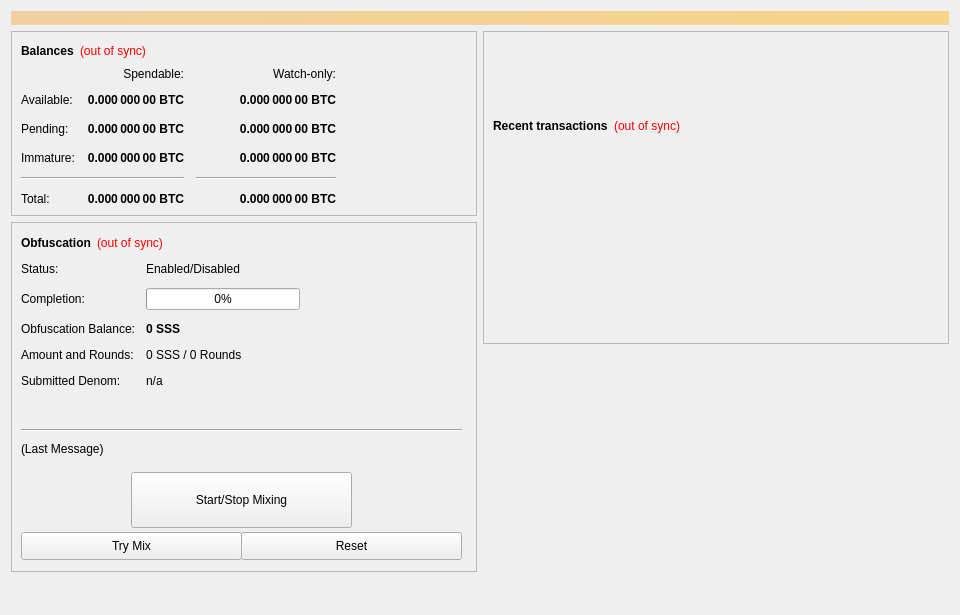
<?xml version="1.0" encoding="UTF-8"?>
<ui version="4.0">
 <class>OverviewPage</class>
 <widget class="QWidget" name="OverviewPage">
  <property name="geometry">
   <rect>
    <x>0</x>
    <y>0</y>
    <width>960</width>
    <height>615</height>
   </rect>
  </property>
  <property name="minimumSize">
   <size>
    <width>960</width>
    <height>0</height>
   </size>
  </property>
  <property name="windowTitle">
   <string>Form</string>
  </property>
  <layout class="QVBoxLayout" name="topLayout">
   <item>
    <widget class="QLabel" name="labelAlerts">
     <property name="visible">
      <bool>false</bool>
     </property>
     <property name="styleSheet">
      <string notr="true">background-color: qlineargradient(x1: 0, y1: 0, x2: 1, y2: 0, stop:0 #F0D0A0, stop:1 #F8D488); color:#000000;</string>
     </property>
     <property name="wordWrap">
      <bool>true</bool>
     </property>
     <property name="margin">
      <number>3</number>
     </property>
    </widget>
   </item>
   <item>
    <layout class="QHBoxLayout" name="horizontalLayout" stretch="1,1">
     <item>
      <layout class="QVBoxLayout" name="verticalLayout_2">
       <item>
        <widget class="QFrame" name="frame">
         <property name="frameShape">
          <enum>QFrame::StyledPanel</enum>
         </property>
         <property name="frameShadow">
          <enum>QFrame::Raised</enum>
         </property>
         <layout class="QVBoxLayout" name="verticalLayout_4">
          <item>
           <layout class="QHBoxLayout" name="horizontalLayout_4">
            <item>
             <widget class="QLabel" name="label_5">
              <property name="font">
               <font>
                <weight>75</weight>
                <bold>true</bold>
               </font>
              </property>
              <property name="text">
               <string>Balances</string>
              </property>
             </widget>
            </item>
            <item>
             <widget class="QLabel" name="labelWalletStatus">
              <property name="cursor">
               <cursorShape>WhatsThisCursor</cursorShape>
              </property>
              <property name="toolTip">
               <string>The displayed information may be out of date. Your wallet automatically synchronizes with the SSS network after a connection is established, but this process has not completed yet.</string>
              </property>
              <property name="styleSheet">
               <string notr="true">QLabel { color: red; }</string>
              </property>
              <property name="text">
               <string notr="true">(out of sync)</string>
              </property>
              <property name="alignment">
               <set>Qt::AlignLeading|Qt::AlignLeft|Qt::AlignVCenter</set>
              </property>
             </widget>
            </item>
            <item>
             <spacer name="horizontalSpacer_3">
              <property name="orientation">
               <enum>Qt::Horizontal</enum>
              </property>
              <property name="sizeHint" stdset="0">
               <size>
                <width>40</width>
                <height>20</height>
               </size>
              </property>
             </spacer>
            </item>
           </layout>
          </item>
          <item>
           <layout class="QGridLayout" name="gridLayout">
            <property name="spacing">
             <number>12</number>
            </property>
            <item row="2" column="2">
             <widget class="QLabel" name="labelWatchPending">
              <property name="font">
               <font>
                <weight>75</weight>
                <bold>true</bold>
               </font>
              </property>
              <property name="cursor">
               <cursorShape>IBeamCursor</cursorShape>
              </property>
              <property name="toolTip">
               <string>Unconfirmed transactions to watch-only addresses</string>
              </property>
              <property name="text">
               <string notr="true">0.000 000 00 BTC</string>
              </property>
              <property name="alignment">
               <set>Qt::AlignRight|Qt::AlignTrailing|Qt::AlignVCenter</set>
              </property>
              <property name="textInteractionFlags">
               <set>Qt::LinksAccessibleByMouse|Qt::TextSelectableByKeyboard|Qt::TextSelectableByMouse</set>
              </property>
             </widget>
            </item>
            <item row="2" column="1">
             <widget class="QLabel" name="labelUnconfirmed">
              <property name="font">
               <font>
                <weight>75</weight>
                <bold>true</bold>
               </font>
              </property>
              <property name="cursor">
               <cursorShape>IBeamCursor</cursorShape>
              </property>
              <property name="toolTip">
               <string>Total of transactions that have yet to be confirmed, and do not yet count toward the spendable balance</string>
              </property>
              <property name="text">
               <string notr="true">0.000 000 00 BTC</string>
              </property>
              <property name="alignment">
               <set>Qt::AlignRight|Qt::AlignTrailing|Qt::AlignVCenter</set>
              </property>
              <property name="textInteractionFlags">
               <set>Qt::LinksAccessibleByMouse|Qt::TextSelectableByKeyboard|Qt::TextSelectableByMouse</set>
              </property>
             </widget>
            </item>
            <item row="3" column="2">
             <widget class="QLabel" name="labelWatchImmature">
              <property name="font">
               <font>
                <weight>75</weight>
                <bold>true</bold>
               </font>
              </property>
              <property name="cursor">
               <cursorShape>IBeamCursor</cursorShape>
              </property>
              <property name="toolTip">
               <string>Staked or masternode rewards in watch-only addresses that has not yet matured</string>
              </property>
              <property name="text">
               <string notr="true">0.000 000 00 BTC</string>
              </property>
              <property name="alignment">
               <set>Qt::AlignRight|Qt::AlignTrailing|Qt::AlignVCenter</set>
              </property>
              <property name="textInteractionFlags">
               <set>Qt::LinksAccessibleByMouse|Qt::TextSelectableByKeyboard|Qt::TextSelectableByMouse</set>
              </property>
             </widget>
            </item>
            <item row="4" column="0" colspan="2">
             <widget class="Line" name="lineSpendableBalance">
              <property name="orientation">
               <enum>Qt::Horizontal</enum>
              </property>
             </widget>
            </item>
            <item row="4" column="2">
             <widget class="Line" name="lineWatchBalance">
              <property name="sizePolicy">
               <sizepolicy hsizetype="Preferred" vsizetype="Fixed">
                <horstretch>0</horstretch>
                <verstretch>0</verstretch>
               </sizepolicy>
              </property>
              <property name="minimumSize">
               <size>
                <width>140</width>
                <height>0</height>
               </size>
              </property>
              <property name="orientation">
               <enum>Qt::Horizontal</enum>
              </property>
             </widget>
            </item>
            <item row="5" column="0">
             <widget class="QLabel" name="labelTotalText">
              <property name="text">
               <string>Total:</string>
              </property>
             </widget>
            </item>
            <item row="3" column="1">
             <widget class="QLabel" name="labelImmature">
              <property name="font">
               <font>
                <weight>75</weight>
                <bold>true</bold>
               </font>
              </property>
              <property name="cursor">
               <cursorShape>IBeamCursor</cursorShape>
              </property>
              <property name="toolTip">
               <string>Staked or masternode rewards that has not yet matured</string>
              </property>
              <property name="text">
               <string notr="true">0.000 000 00 BTC</string>
              </property>
              <property name="alignment">
               <set>Qt::AlignRight|Qt::AlignTrailing|Qt::AlignVCenter</set>
              </property>
              <property name="textInteractionFlags">
               <set>Qt::LinksAccessibleByMouse|Qt::TextSelectableByKeyboard|Qt::TextSelectableByMouse</set>
              </property>
             </widget>
            </item>
            <item row="2" column="3">
             <spacer name="horizontalSpacer_2">
              <property name="orientation">
               <enum>Qt::Horizontal</enum>
              </property>
              <property name="sizeHint" stdset="0">
               <size>
                <width>40</width>
                <height>20</height>
               </size>
              </property>
             </spacer>
            </item>
            <item row="3" column="0">
             <widget class="QLabel" name="labelImmatureText">
              <property name="text">
               <string>Immature:</string>
              </property>
             </widget>
            </item>
            <item row="5" column="1">
             <widget class="QLabel" name="labelTotal">
              <property name="font">
               <font>
                <weight>75</weight>
                <bold>true</bold>
               </font>
              </property>
              <property name="cursor">
               <cursorShape>IBeamCursor</cursorShape>
              </property>
              <property name="toolTip">
               <string>Your current total balance</string>
              </property>
              <property name="text">
               <string notr="true">0.000 000 00 BTC</string>
              </property>
              <property name="alignment">
               <set>Qt::AlignRight|Qt::AlignTrailing|Qt::AlignVCenter</set>
              </property>
              <property name="textInteractionFlags">
               <set>Qt::LinksAccessibleByMouse|Qt::TextSelectableByKeyboard|Qt::TextSelectableByMouse</set>
              </property>
             </widget>
            </item>
            <item row="5" column="2">
             <widget class="QLabel" name="labelWatchTotal">
              <property name="font">
               <font>
                <weight>75</weight>
                <bold>true</bold>
               </font>
              </property>
              <property name="cursor">
               <cursorShape>IBeamCursor</cursorShape>
              </property>
              <property name="toolTip">
               <string>Current total balance in watch-only addresses</string>
              </property>
              <property name="text">
               <string notr="true">0.000 000 00 BTC</string>
              </property>
              <property name="alignment">
               <set>Qt::AlignRight|Qt::AlignTrailing|Qt::AlignVCenter</set>
              </property>
              <property name="textInteractionFlags">
               <set>Qt::LinksAccessibleByMouse|Qt::TextSelectableByKeyboard|Qt::TextSelectableByMouse</set>
              </property>
             </widget>
            </item>
            <item row="0" column="2">
             <widget class="QLabel" name="labelWatchonly">
              <property name="text">
               <string>Watch-only:</string>
              </property>
              <property name="alignment">
               <set>Qt::AlignRight|Qt::AlignTrailing|Qt::AlignVCenter</set>
              </property>
             </widget>
            </item>
            <item row="1" column="0">
             <widget class="QLabel" name="labelBalanceText">
              <property name="text">
               <string>Available:</string>
              </property>
             </widget>
            </item>
            <item row="1" column="1">
             <widget class="QLabel" name="labelBalance">
              <property name="font">
               <font>
                <weight>75</weight>
                <bold>true</bold>
               </font>
              </property>
              <property name="cursor">
               <cursorShape>IBeamCursor</cursorShape>
              </property>
              <property name="toolTip">
               <string>Your current spendable balance</string>
              </property>
              <property name="text">
               <string notr="true">0.000 000 00 BTC</string>
              </property>
              <property name="alignment">
               <set>Qt::AlignRight|Qt::AlignTrailing|Qt::AlignVCenter</set>
              </property>
              <property name="textInteractionFlags">
               <set>Qt::LinksAccessibleByMouse|Qt::TextSelectableByKeyboard|Qt::TextSelectableByMouse</set>
              </property>
             </widget>
            </item>
            <item row="1" column="2">
             <widget class="QLabel" name="labelWatchAvailable">
              <property name="font">
               <font>
                <weight>75</weight>
                <bold>true</bold>
               </font>
              </property>
              <property name="cursor">
               <cursorShape>IBeamCursor</cursorShape>
              </property>
              <property name="toolTip">
               <string>Your current balance in watch-only addresses</string>
              </property>
              <property name="text">
               <string notr="true">0.000 000 00 BTC</string>
              </property>
              <property name="alignment">
               <set>Qt::AlignRight|Qt::AlignTrailing|Qt::AlignVCenter</set>
              </property>
              <property name="textInteractionFlags">
               <set>Qt::LinksAccessibleByMouse|Qt::TextSelectableByKeyboard|Qt::TextSelectableByMouse</set>
              </property>
             </widget>
            </item>
            <item row="2" column="0">
             <widget class="QLabel" name="labelPendingText">
              <property name="text">
               <string>Pending:</string>
              </property>
             </widget>
            </item>
            <item row="0" column="1">
             <widget class="QLabel" name="labelSpendable">
              <property name="text">
               <string>Spendable:</string>
              </property>
              <property name="alignment">
               <set>Qt::AlignRight|Qt::AlignTrailing|Qt::AlignVCenter</set>
              </property>
             </widget>
            </item>
           </layout>
          </item>
         </layout>
        </widget>
       </item>
       <item>
        <widget class="QFrame" name="frameObfuscation">
         <property name="minimumSize">
          <size>
           <width>0</width>
           <height>350</height>
          </size>
         </property>
         <property name="layoutDirection">
          <enum>Qt::LeftToRight</enum>
         </property>
         <property name="frameShape">
          <enum>QFrame::StyledPanel</enum>
         </property>
         <property name="frameShadow">
          <enum>QFrame::Raised</enum>
         </property>
         <widget class="QWidget" name="formLayoutWidget">
          <property name="geometry">
           <rect>
            <x>10</x>
            <y>40</y>
            <width>451</width>
            <height>161</height>
           </rect>
          </property>
          <layout class="QFormLayout" name="formLayout">
           <property name="fieldGrowthPolicy">
            <enum>QFormLayout::AllNonFixedFieldsGrow</enum>
           </property>
           <property name="horizontalSpacing">
            <number>11</number>
           </property>
           <property name="verticalSpacing">
            <number>12</number>
           </property>
           <item row="0" column="0">
            <widget class="QLabel" name="label_6">
             <property name="text">
              <string>Status:</string>
             </property>
            </widget>
           </item>
           <item row="1" column="0">
            <widget class="QLabel" name="label_7">
             <property name="text">
              <string>Completion:</string>
             </property>
            </widget>
           </item>
           <item row="1" column="1">
            <widget class="QProgressBar" name="obfuscationProgress">
             <property name="maximumSize">
              <size>
               <width>154</width>
               <height>16777215</height>
              </size>
             </property>
             <property name="value">
              <number>0</number>
             </property>
            </widget>
           </item>
           <item row="2" column="0">
            <widget class="QLabel" name="labelAnonymizedText">
             <property name="text">
              <string>Obfuscation Balance:</string>
             </property>
            </widget>
           </item>
           <item row="2" column="1">
            <widget class="QLabel" name="labelAnonymized">
             <property name="font">
              <font>
               <weight>75</weight>
               <bold>true</bold>
              </font>
             </property>
             <property name="text">
              <string notr="true">0 SSS</string>
             </property>
            </widget>
           </item>
           <item row="3" column="0">
            <widget class="QLabel" name="label_8">
             <property name="text">
              <string>Amount and Rounds:</string>
             </property>
            </widget>
           </item>
           <item row="3" column="1">
            <widget class="QLabel" name="labelAmountRounds">
             <property name="text">
              <string>0 SSS / 0 Rounds</string>
             </property>
            </widget>
           </item>
           <item row="4" column="0">
            <widget class="QLabel" name="label_9">
             <property name="text">
              <string>Submitted Denom:</string>
             </property>
            </widget>
           </item>
           <item row="4" column="1">
            <widget class="QLabel" name="labelSubmittedDenom">
             <property name="toolTip">
              <string>The denominations you submitted to the Masternode.&lt;br&gt;To mix, other users must submit the exact same denominations.</string>
             </property>
             <property name="text">
              <string>n/a</string>
             </property>
            </widget>
           </item>
           <item row="0" column="1">
            <widget class="QLabel" name="obfuscationEnabled">
             <property name="text">
              <string>Enabled/Disabled</string>
             </property>
            </widget>
           </item>
          </layout>
         </widget>
         <widget class="QPushButton" name="runAutoDenom">
          <property name="geometry">
           <rect>
            <x>251</x>
            <y>17</y>
            <width>1</width>
            <height>1</height>
           </rect>
          </property>
          <property name="palette">
           <palette>
            <active>
             <colorrole role="WindowText">
              <brush brushstyle="SolidPattern">
               <color alpha="255">
                <red>0</red>
                <green>0</green>
                <blue>0</blue>
               </color>
              </brush>
             </colorrole>
             <colorrole role="Button">
              <brush brushstyle="SolidPattern">
               <color alpha="255">
                <red>239</red>
                <green>238</green>
                <blue>238</blue>
               </color>
              </brush>
             </colorrole>
             <colorrole role="Light">
              <brush brushstyle="SolidPattern">
               <color alpha="255">
                <red>255</red>
                <green>255</green>
                <blue>255</blue>
               </color>
              </brush>
             </colorrole>
             <colorrole role="Midlight">
              <brush brushstyle="SolidPattern">
               <color alpha="255">
                <red>247</red>
                <green>246</green>
                <blue>246</blue>
               </color>
              </brush>
             </colorrole>
             <colorrole role="Dark">
              <brush brushstyle="SolidPattern">
               <color alpha="255">
                <red>119</red>
                <green>119</green>
                <blue>119</blue>
               </color>
              </brush>
             </colorrole>
             <colorrole role="Mid">
              <brush brushstyle="SolidPattern">
               <color alpha="255">
                <red>159</red>
                <green>159</green>
                <blue>159</blue>
               </color>
              </brush>
             </colorrole>
             <colorrole role="Text">
              <brush brushstyle="SolidPattern">
               <color alpha="255">
                <red>0</red>
                <green>0</green>
                <blue>0</blue>
               </color>
              </brush>
             </colorrole>
             <colorrole role="BrightText">
              <brush brushstyle="SolidPattern">
               <color alpha="255">
                <red>255</red>
                <green>255</green>
                <blue>255</blue>
               </color>
              </brush>
             </colorrole>
             <colorrole role="ButtonText">
              <brush brushstyle="SolidPattern">
               <color alpha="255">
                <red>0</red>
                <green>0</green>
                <blue>0</blue>
               </color>
              </brush>
             </colorrole>
             <colorrole role="Base">
              <brush brushstyle="SolidPattern">
               <color alpha="255">
                <red>255</red>
                <green>255</green>
                <blue>255</blue>
               </color>
              </brush>
             </colorrole>
             <colorrole role="Window">
              <brush brushstyle="SolidPattern">
               <color alpha="255">
                <red>239</red>
                <green>238</green>
                <blue>238</blue>
               </color>
              </brush>
             </colorrole>
             <colorrole role="Shadow">
              <brush brushstyle="SolidPattern">
               <color alpha="255">
                <red>0</red>
                <green>0</green>
                <blue>0</blue>
               </color>
              </brush>
             </colorrole>
             <colorrole role="AlternateBase">
              <brush brushstyle="SolidPattern">
               <color alpha="255">
                <red>247</red>
                <green>246</green>
                <blue>246</blue>
               </color>
              </brush>
             </colorrole>
             <colorrole role="ToolTipBase">
              <brush brushstyle="SolidPattern">
               <color alpha="255">
                <red>255</red>
                <green>255</green>
                <blue>220</blue>
               </color>
              </brush>
             </colorrole>
             <colorrole role="ToolTipText">
              <brush brushstyle="SolidPattern">
               <color alpha="255">
                <red>0</red>
                <green>0</green>
                <blue>0</blue>
               </color>
              </brush>
             </colorrole>
            </active>
            <inactive>
             <colorrole role="WindowText">
              <brush brushstyle="SolidPattern">
               <color alpha="255">
                <red>0</red>
                <green>0</green>
                <blue>0</blue>
               </color>
              </brush>
             </colorrole>
             <colorrole role="Button">
              <brush brushstyle="SolidPattern">
               <color alpha="255">
                <red>239</red>
                <green>238</green>
                <blue>238</blue>
               </color>
              </brush>
             </colorrole>
             <colorrole role="Light">
              <brush brushstyle="SolidPattern">
               <color alpha="255">
                <red>255</red>
                <green>255</green>
                <blue>255</blue>
               </color>
              </brush>
             </colorrole>
             <colorrole role="Midlight">
              <brush brushstyle="SolidPattern">
               <color alpha="255">
                <red>247</red>
                <green>246</green>
                <blue>246</blue>
               </color>
              </brush>
             </colorrole>
             <colorrole role="Dark">
              <brush brushstyle="SolidPattern">
               <color alpha="255">
                <red>119</red>
                <green>119</green>
                <blue>119</blue>
               </color>
              </brush>
             </colorrole>
             <colorrole role="Mid">
              <brush brushstyle="SolidPattern">
               <color alpha="255">
                <red>159</red>
                <green>159</green>
                <blue>159</blue>
               </color>
              </brush>
             </colorrole>
             <colorrole role="Text">
              <brush brushstyle="SolidPattern">
               <color alpha="255">
                <red>0</red>
                <green>0</green>
                <blue>0</blue>
               </color>
              </brush>
             </colorrole>
             <colorrole role="BrightText">
              <brush brushstyle="SolidPattern">
               <color alpha="255">
                <red>255</red>
                <green>255</green>
                <blue>255</blue>
               </color>
              </brush>
             </colorrole>
             <colorrole role="ButtonText">
              <brush brushstyle="SolidPattern">
               <color alpha="255">
                <red>0</red>
                <green>0</green>
                <blue>0</blue>
               </color>
              </brush>
             </colorrole>
             <colorrole role="Base">
              <brush brushstyle="SolidPattern">
               <color alpha="255">
                <red>255</red>
                <green>255</green>
                <blue>255</blue>
               </color>
              </brush>
             </colorrole>
             <colorrole role="Window">
              <brush brushstyle="SolidPattern">
               <color alpha="255">
                <red>239</red>
                <green>238</green>
                <blue>238</blue>
               </color>
              </brush>
             </colorrole>
             <colorrole role="Shadow">
              <brush brushstyle="SolidPattern">
               <color alpha="255">
                <red>0</red>
                <green>0</green>
                <blue>0</blue>
               </color>
              </brush>
             </colorrole>
             <colorrole role="AlternateBase">
              <brush brushstyle="SolidPattern">
               <color alpha="255">
                <red>247</red>
                <green>246</green>
                <blue>246</blue>
               </color>
              </brush>
             </colorrole>
             <colorrole role="ToolTipBase">
              <brush brushstyle="SolidPattern">
               <color alpha="255">
                <red>255</red>
                <green>255</green>
                <blue>220</blue>
               </color>
              </brush>
             </colorrole>
             <colorrole role="ToolTipText">
              <brush brushstyle="SolidPattern">
               <color alpha="255">
                <red>0</red>
                <green>0</green>
                <blue>0</blue>
               </color>
              </brush>
             </colorrole>
            </inactive>
            <disabled>
             <colorrole role="WindowText">
              <brush brushstyle="SolidPattern">
               <color alpha="255">
                <red>119</red>
                <green>119</green>
                <blue>119</blue>
               </color>
              </brush>
             </colorrole>
             <colorrole role="Button">
              <brush brushstyle="SolidPattern">
               <color alpha="255">
                <red>239</red>
                <green>238</green>
                <blue>238</blue>
               </color>
              </brush>
             </colorrole>
             <colorrole role="Light">
              <brush brushstyle="SolidPattern">
               <color alpha="255">
                <red>255</red>
                <green>255</green>
                <blue>255</blue>
               </color>
              </brush>
             </colorrole>
             <colorrole role="Midlight">
              <brush brushstyle="SolidPattern">
               <color alpha="255">
                <red>247</red>
                <green>246</green>
                <blue>246</blue>
               </color>
              </brush>
             </colorrole>
             <colorrole role="Dark">
              <brush brushstyle="SolidPattern">
               <color alpha="255">
                <red>119</red>
                <green>119</green>
                <blue>119</blue>
               </color>
              </brush>
             </colorrole>
             <colorrole role="Mid">
              <brush brushstyle="SolidPattern">
               <color alpha="255">
                <red>159</red>
                <green>159</green>
                <blue>159</blue>
               </color>
              </brush>
             </colorrole>
             <colorrole role="Text">
              <brush brushstyle="SolidPattern">
               <color alpha="255">
                <red>119</red>
                <green>119</green>
                <blue>119</blue>
               </color>
              </brush>
             </colorrole>
             <colorrole role="BrightText">
              <brush brushstyle="SolidPattern">
               <color alpha="255">
                <red>255</red>
                <green>255</green>
                <blue>255</blue>
               </color>
              </brush>
             </colorrole>
             <colorrole role="ButtonText">
              <brush brushstyle="SolidPattern">
               <color alpha="255">
                <red>119</red>
                <green>119</green>
                <blue>119</blue>
               </color>
              </brush>
             </colorrole>
             <colorrole role="Base">
              <brush brushstyle="SolidPattern">
               <color alpha="255">
                <red>239</red>
                <green>238</green>
                <blue>238</blue>
               </color>
              </brush>
             </colorrole>
             <colorrole role="Window">
              <brush brushstyle="SolidPattern">
               <color alpha="255">
                <red>239</red>
                <green>238</green>
                <blue>238</blue>
               </color>
              </brush>
             </colorrole>
             <colorrole role="Shadow">
              <brush brushstyle="SolidPattern">
               <color alpha="255">
                <red>0</red>
                <green>0</green>
                <blue>0</blue>
               </color>
              </brush>
             </colorrole>
             <colorrole role="AlternateBase">
              <brush brushstyle="SolidPattern">
               <color alpha="255">
                <red>239</red>
                <green>238</green>
                <blue>238</blue>
               </color>
              </brush>
             </colorrole>
             <colorrole role="ToolTipBase">
              <brush brushstyle="SolidPattern">
               <color alpha="255">
                <red>255</red>
                <green>255</green>
                <blue>220</blue>
               </color>
              </brush>
             </colorrole>
             <colorrole role="ToolTipText">
              <brush brushstyle="SolidPattern">
               <color alpha="255">
                <red>0</red>
                <green>0</green>
                <blue>0</blue>
               </color>
              </brush>
             </colorrole>
            </disabled>
           </palette>
          </property>
          <property name="focusPolicy">
           <enum>Qt::NoFocus</enum>
          </property>
          <property name="autoFillBackground">
           <bool>true</bool>
          </property>
          <property name="text">
           <string/>
          </property>
          <property name="flat">
           <bool>true</bool>
          </property>
         </widget>
         <widget class="QPushButton" name="toggleObfuscation">
          <property name="geometry">
           <rect>
            <x>120</x>
            <y>250</y>
            <width>221</width>
            <height>56</height>
           </rect>
          </property>
          <property name="sizePolicy">
           <sizepolicy hsizetype="MinimumExpanding" vsizetype="Fixed">
            <horstretch>0</horstretch>
            <verstretch>0</verstretch>
           </sizepolicy>
          </property>
          <property name="text">
           <string>Start/Stop Mixing</string>
          </property>
         </widget>
         <widget class="Line" name="lineLastMessage">
          <property name="geometry">
           <rect>
            <x>10</x>
            <y>200</y>
            <width>441</width>
            <height>16</height>
           </rect>
          </property>
          <property name="orientation">
           <enum>Qt::Horizontal</enum>
          </property>
         </widget>
         <widget class="QLabel" name="obfuscationStatus">
          <property name="geometry">
           <rect>
            <x>10</x>
            <y>220</y>
            <width>451</width>
            <height>61</height>
           </rect>
          </property>
          <property name="minimumSize">
           <size>
            <width>288</width>
            <height>43</height>
           </size>
          </property>
          <property name="text">
           <string>(Last Message)</string>
          </property>
          <property name="alignment">
           <set>Qt::AlignLeading|Qt::AlignLeft|Qt::AlignTop</set>
          </property>
          <property name="wordWrap">
           <bool>true</bool>
          </property>
         </widget>
         <widget class="QPushButton" name="obfuscationAuto">
          <property name="geometry">
           <rect>
            <x>10</x>
            <y>310</y>
            <width>221</width>
            <height>28</height>
           </rect>
          </property>
          <property name="sizePolicy">
           <sizepolicy hsizetype="MinimumExpanding" vsizetype="Fixed">
            <horstretch>0</horstretch>
            <verstretch>0</verstretch>
           </sizepolicy>
          </property>
          <property name="toolTip">
           <string>Try to manually submit a Obfuscation request.</string>
          </property>
          <property name="text">
           <string>Try Mix</string>
          </property>
         </widget>
         <widget class="QPushButton" name="obfuscationReset">
          <property name="geometry">
           <rect>
            <x>230</x>
            <y>310</y>
            <width>221</width>
            <height>28</height>
           </rect>
          </property>
          <property name="sizePolicy">
           <sizepolicy hsizetype="MinimumExpanding" vsizetype="Fixed">
            <horstretch>0</horstretch>
            <verstretch>0</verstretch>
           </sizepolicy>
          </property>
          <property name="toolTip">
           <string>Reset the current status of Obfuscation (can interrupt Obfuscation if it's in the process of Mixing, which can cost you money!)</string>
          </property>
          <property name="autoFillBackground">
           <bool>false</bool>
          </property>
          <property name="text">
           <string>Reset</string>
          </property>
         </widget>
         <widget class="QWidget" name="layoutWidget">
          <property name="geometry">
           <rect>
            <x>10</x>
            <y>10</y>
            <width>431</width>
            <height>22</height>
           </rect>
          </property>
          <layout class="QHBoxLayout" name="horizontalLayout_5">
           <item>
            <widget class="QLabel" name="label_2">
             <property name="font">
              <font>
               <weight>75</weight>
               <bold>true</bold>
              </font>
             </property>
             <property name="text">
              <string>Obfuscation</string>
             </property>
            </widget>
           </item>
           <item>
            <widget class="QLabel" name="labelObfuscationSyncStatus">
             <property name="toolTip">
              <string>The displayed information may be out of date. Your wallet automatically synchronizes with the SSS network after a connection is established, but this process has not completed yet.</string>
             </property>
             <property name="styleSheet">
              <string notr="true">QLabel { color: red; }</string>
             </property>
             <property name="text">
              <string notr="true">(out of sync)</string>
             </property>
             <property name="alignment">
              <set>Qt::AlignLeading|Qt::AlignLeft|Qt::AlignVCenter</set>
             </property>
            </widget>
           </item>
           <item>
            <spacer name="horizontalSpacer_4">
             <property name="orientation">
              <enum>Qt::Horizontal</enum>
             </property>
             <property name="sizeHint" stdset="0">
              <size>
               <width>40</width>
               <height>20</height>
              </size>
             </property>
            </spacer>
           </item>
          </layout>
         </widget>
        </widget>
       </item>
       <item>
        <spacer name="verticalSpacer">
         <property name="orientation">
          <enum>Qt::Vertical</enum>
         </property>
         <property name="sizeHint" stdset="0">
          <size>
           <width>20</width>
           <height>40</height>
          </size>
         </property>
        </spacer>
       </item>
      </layout>
     </item>
     <item>
      <layout class="QVBoxLayout" name="verticalLayout_3">
       <item>
        <widget class="QFrame" name="frame_2">
         <property name="frameShape">
          <enum>QFrame::StyledPanel</enum>
         </property>
         <property name="frameShadow">
          <enum>QFrame::Raised</enum>
         </property>
         <layout class="QVBoxLayout" name="verticalLayout">
          <item>
           <spacer name="verticalSpacer_3">
            <property name="orientation">
             <enum>Qt::Vertical</enum>
            </property>
            <property name="sizeType">
             <enum>QSizePolicy::Fixed</enum>
            </property>
            <property name="sizeHint" stdset="0">
             <size>
              <width>20</width>
              <height>75</height>
             </size>
            </property>
           </spacer>
          </item>
          <item>
           <layout class="QHBoxLayout" name="horizontalLayout_2">
            <item>
             <widget class="QLabel" name="label_4">
              <property name="font">
               <font>
                <weight>75</weight>
                <bold>true</bold>
               </font>
              </property>
              <property name="text">
               <string>Recent transactions</string>
              </property>
             </widget>
            </item>
            <item>
             <widget class="QLabel" name="labelTransactionsStatus">
              <property name="cursor">
               <cursorShape>WhatsThisCursor</cursorShape>
              </property>
              <property name="toolTip">
               <string>The displayed information may be out of date. Your wallet automatically synchronizes with the SSS network after a connection is established, but this process has not completed yet.</string>
              </property>
              <property name="styleSheet">
               <string notr="true">QLabel { color: red; }</string>
              </property>
              <property name="text">
               <string notr="true">(out of sync)</string>
              </property>
              <property name="alignment">
               <set>Qt::AlignRight|Qt::AlignTrailing|Qt::AlignVCenter</set>
              </property>
             </widget>
            </item>
            <item>
             <spacer name="horizontalSpacer">
              <property name="orientation">
               <enum>Qt::Horizontal</enum>
              </property>
              <property name="sizeHint" stdset="0">
               <size>
                <width>40</width>
                <height>20</height>
               </size>
              </property>
             </spacer>
            </item>
           </layout>
          </item>
          <item>
           <widget class="QListView" name="listTransactions">
            <property name="styleSheet">
             <string notr="true">QListView { background: transparent; }</string>
            </property>
            <property name="frameShape">
             <enum>QFrame::NoFrame</enum>
            </property>
            <property name="verticalScrollBarPolicy">
             <enum>Qt::ScrollBarAlwaysOff</enum>
            </property>
            <property name="horizontalScrollBarPolicy">
             <enum>Qt::ScrollBarAlwaysOff</enum>
            </property>
            <property name="selectionMode">
             <enum>QAbstractItemView::NoSelection</enum>
            </property>
           </widget>
          </item>
         </layout>
        </widget>
       </item>
       <item>
        <spacer name="verticalSpacer_2">
         <property name="orientation">
          <enum>Qt::Vertical</enum>
         </property>
         <property name="sizeType">
          <enum>QSizePolicy::Expanding</enum>
         </property>
         <property name="sizeHint" stdset="0">
          <size>
           <width>20</width>
           <height>40</height>
          </size>
         </property>
        </spacer>
       </item>
      </layout>
     </item>
    </layout>
   </item>
  </layout>
 </widget>
 <resources/>
 <connections/>
</ui>
